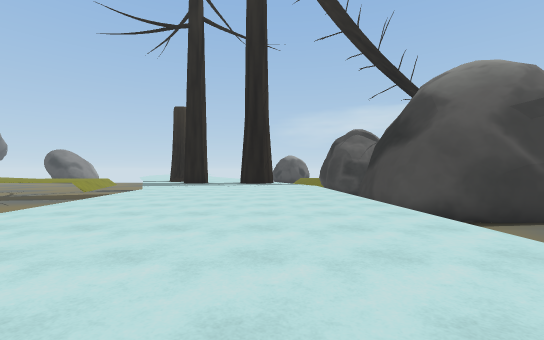
view 1 (above)

18 first-person views from a walk through a Unity game level. The camera is 1.3 m above the floor, looks level and sees 90° across. The floor is counted in squares, 2 m on a side. Each view is taken from the middle of a square. On the plan, view 1 faces up. The plan holds only what a view shows up to about 9 squares ahead; the rest is blank. The place goes on beyond the plan. The player is left out. Some animated figures are not drawn. Some surface patterns are stand-ins.

view 2
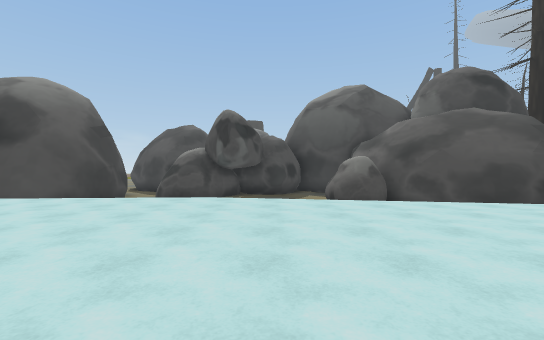

view 3
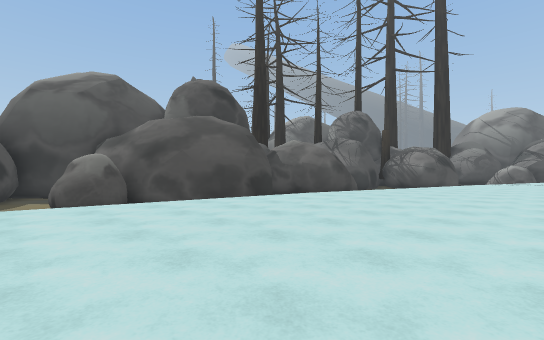

view 4
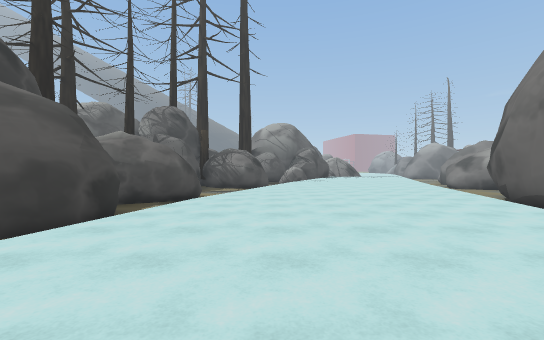

view 5
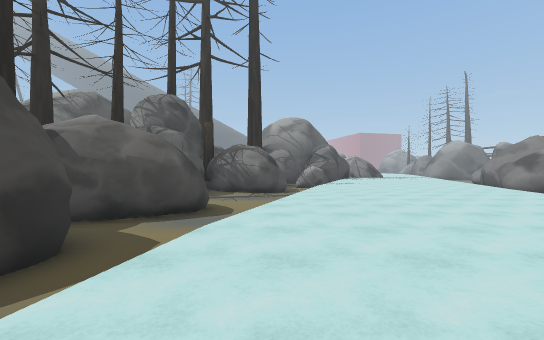

view 6
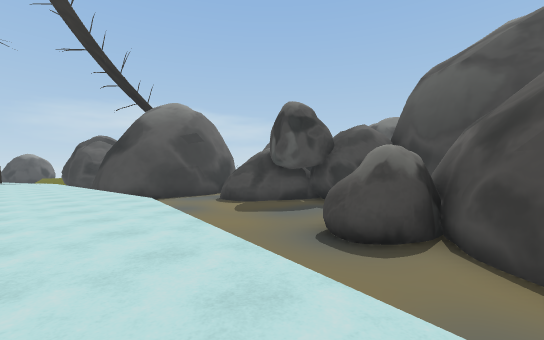

view 7
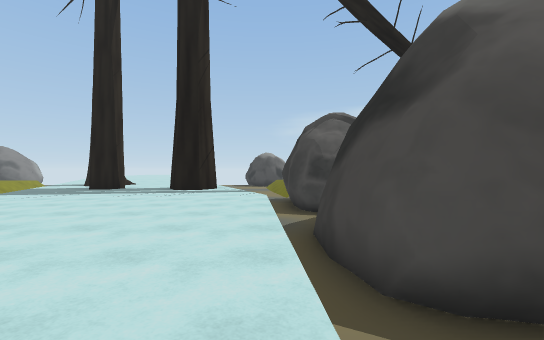

view 8
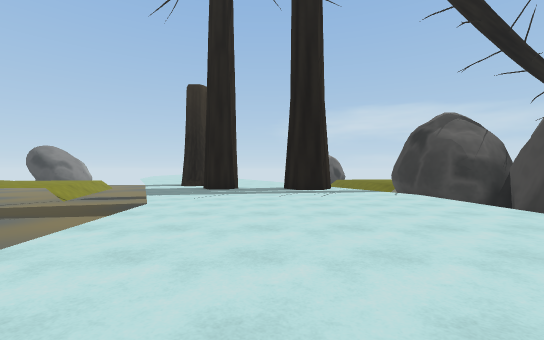

view 9
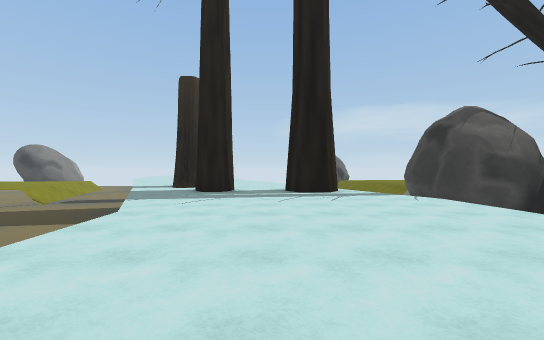

view 10
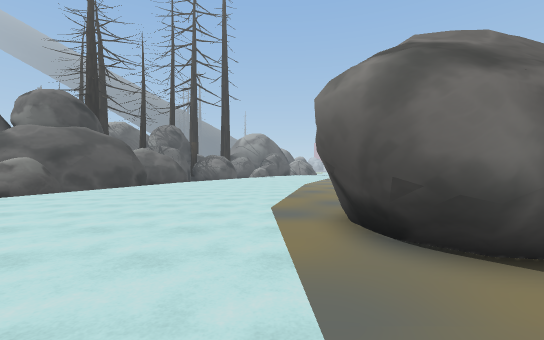

view 11
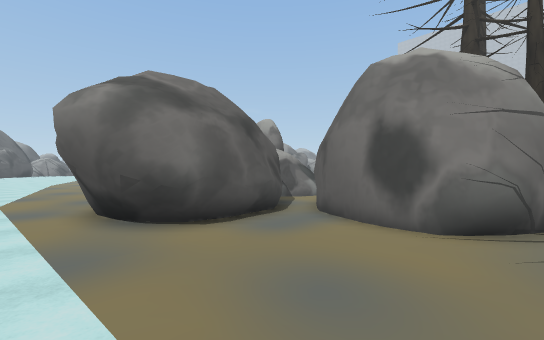

view 12
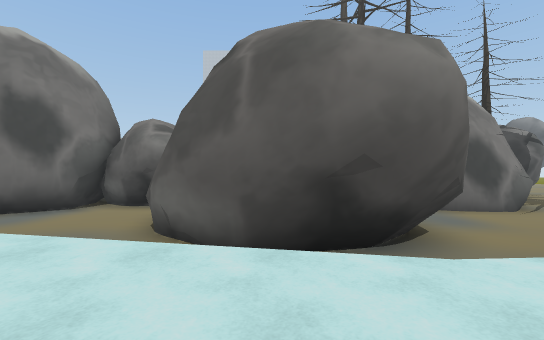

view 13
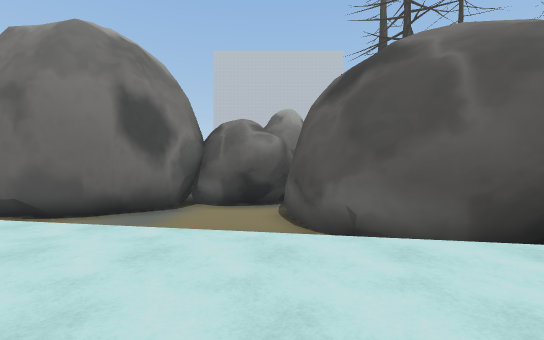

view 14
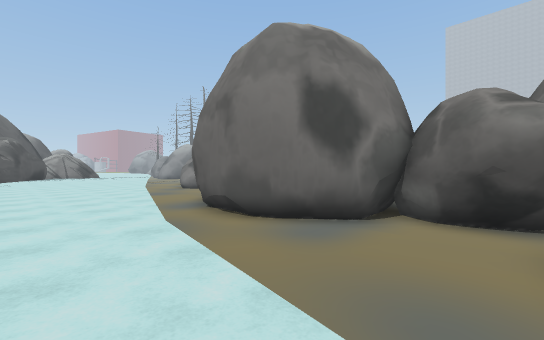

view 15
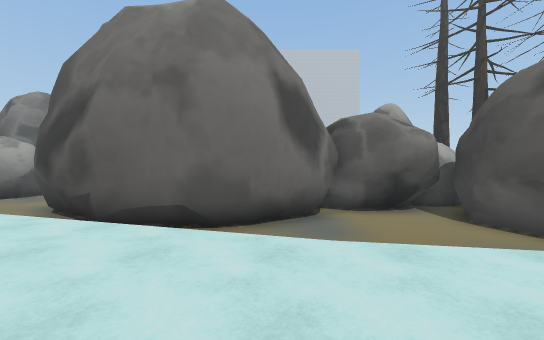

view 16
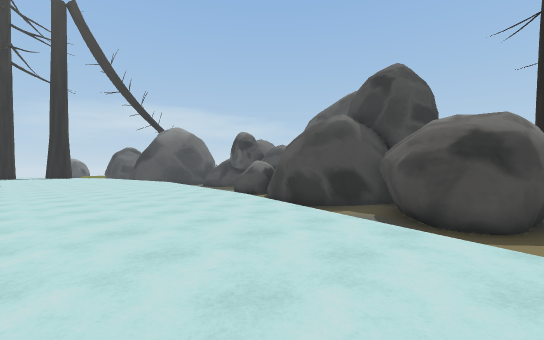

view 17
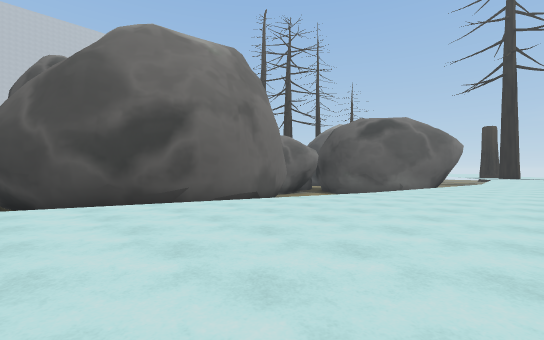

view 18
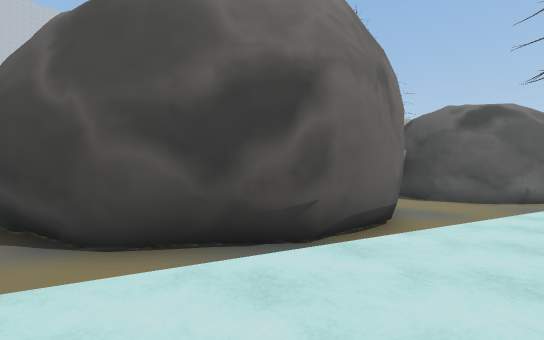

### Floor plan
Key: @ floor where view 1 was taken; # wall or solid block; . floor; v drop or lower ground; R rock.
Columns run from 11 left of view 1 to 5 right of it. Each row starts with its distance up from view 1.
 13 vvvvv.....##vv#
 12  vvvvv.......v###
 11   vvvv.......vv#
 10 v  vvvv......vv#
  9 #vvvvv ......v##
  8 ##vvvvv.......#
  7  #vvvvv.......##
  6  #vvvvv.......v##
  5  #vvvvv....... vv
  4 ######v....... v
  3  #   #v....... vv
  2      ##v...... vv
  1      ##.......vvv
  0     ##v....@..vvv
 -1 #####vv.......vvv
 -2 ##vvvvv......vvRR
 -3 ##vvvv.......vvRR
 -4 #vvvvv.......vvv#
 -5 ###vvv.......vv##
 -6   #vvv.......v##
 -7   ##v.......vv##
 -8    #v.......vv###
 -9   ##v....... vvv#
-10   #v.......vvv###
-11  ##v.......vv##
-12 ##vv....... v##
-13 #vv.......v vv#

Positions as (right, up) in squares from view 1, and headings:
1: (0, 0), facing up
2: (-4, 0), facing right
3: (-4, -1), facing down-right
4: (-1, -1), facing down
5: (0, -4), facing down
6: (0, -5), facing up-right
7: (2, 4), facing up
8: (-2, 4), facing up
9: (-2, 5), facing up
10: (-4, 7), facing down
11: (-4, 9), facing down-left
12: (-2, 1), facing left
13: (-2, -2), facing left
14: (-4, -2), facing down-left
15: (-3, -6), facing left
16: (-4, -13), facing up-right
17: (-2, -13), facing up-left
18: (-6, -13), facing up-left
